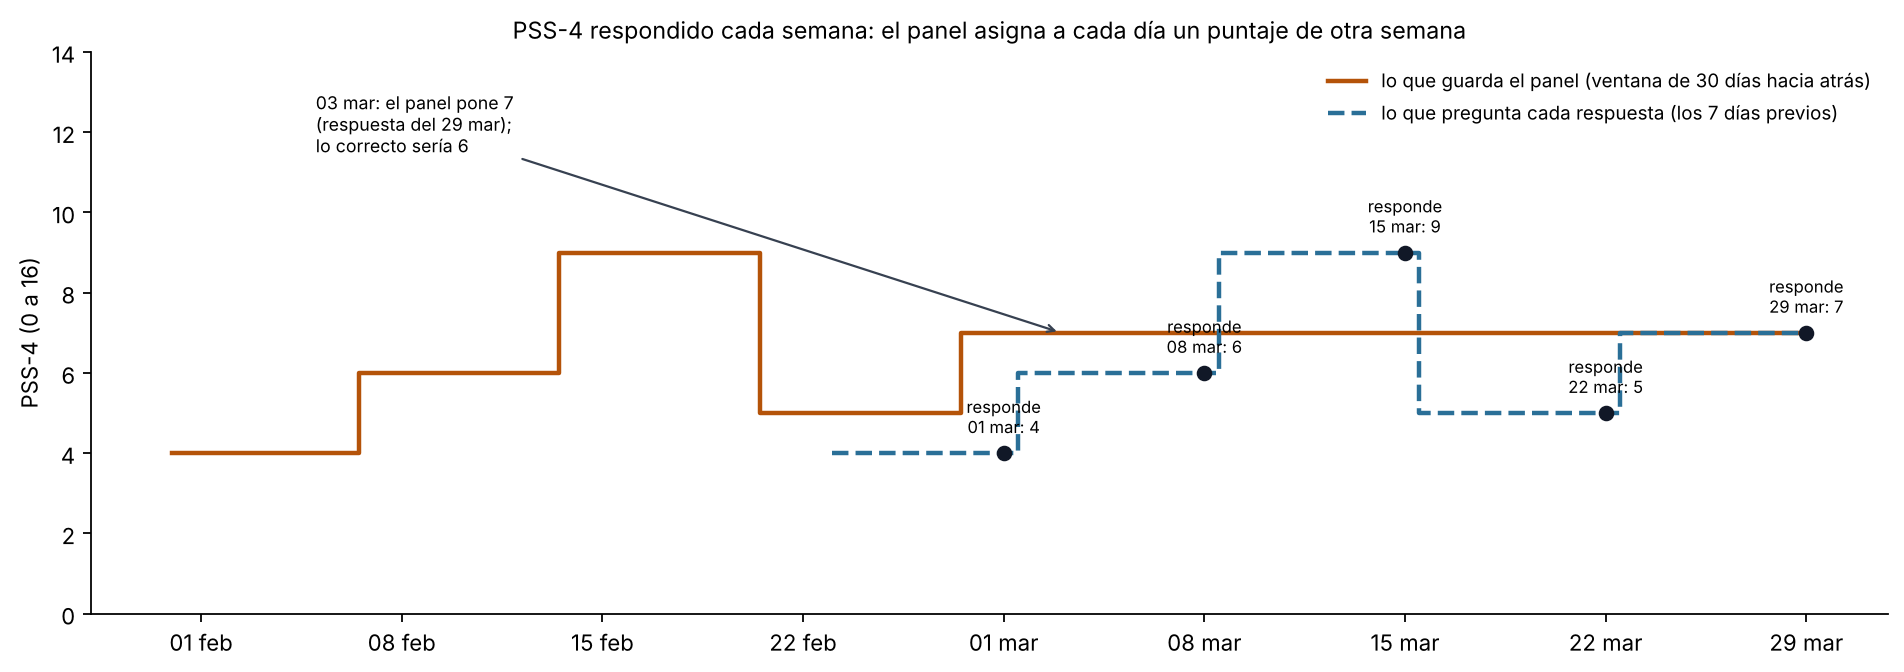

This chart was generated by the following Python code:
"""Figura 3.3 - A qué días asigna el panel el puntaje de un cuestionario (datos SINTÉTICOS).
Replica Dinamicas.kt («Cuestionarios»): cada respuesta se copia a su día y a los (ventana - 1) días ANTERIORES, con
ventana = 30 para PSS-4 y UCLA-3 y 14 para WHO-5; las respuestas se recorren de la más vieja a la más nueva y cada una
SOBRESCRIBE lo anterior. La app pregunta el PSS-4 por «los últimos 7 días» y lo pide cada 7 días.
Resultado: un día recibe el puntaje de la respuesta más nueva cuya ventana lo cubre, que suele haberse respondido
3-4 semanas después y preguntar por otra semana. Uso: python fig10_cuestionarios_ventana.py [salida.png]"""
import sys
import datetime as dt
import matplotlib
MESES = ["ene", "feb", "mar", "abr", "may", "jun", "jul", "ago", "sep", "oct", "nov", "dic"]
def fc(d): return f"{d.day:02d} {MESES[d.month - 1]}"
matplotlib.use("Agg")
import matplotlib.pyplot as plt

VENTANA, PERIODO = 30, 7
d0 = dt.date(2026, 3, 1)
resp = [(d0 + dt.timedelta(days=7 * k), v) for k, v in enumerate([4, 6, 9, 5, 7])]   # cada lunes, puntajes 0-16

panel = {}
for f, v in sorted(resp):                                  # como pon(): el último en escribir gana
    for k in range(VENTANA):
        panel[f - dt.timedelta(days=k)] = (v, f)

def real(dia):
    """La respuesta cuyo periodo de 7 días incluye ese día (lo que el día «debería» tener)."""
    for f, v in resp:
        if f - dt.timedelta(days=PERIODO - 1) <= dia <= f: return v
    return None

dias = sorted(panel)
fig, ax = plt.subplots(figsize=(12, 4.3), dpi=160)
x = [(d - d0).days for d in dias]
ax.step(x, [panel[d][0] for d in dias], where="mid", color="#b45309", lw=2, label="lo que guarda el panel (ventana de 30 días hacia atrás)")
xr = [(d - d0).days for d in dias if real(d) is not None]
ax.step(xr, [real(d) for d in dias if real(d) is not None], where="mid", color="#2a6f97", lw=2, ls="--",
        label="lo que pregunta cada respuesta (los 7 días previos)")
for f, v in resp:
    ax.plot((f - d0).days, v, "o", color="#111827", ms=6); ax.text((f - d0).days, v + 0.5, f"responde\n{fc(f)}: {v}", ha="center", fontsize=7.5)
ejemplo = d0 + dt.timedelta(days=2)
ax.annotate(f"{fc(ejemplo)}: el panel pone {panel[ejemplo][0]}\n(respuesta del {fc(panel[ejemplo][1])});\nlo correcto sería {real(ejemplo)}",
            xy=((ejemplo - d0).days, panel[ejemplo][0]), xytext=(-24, 11.5), fontsize=8, arrowprops=dict(arrowstyle="->", color="#374151"))
ticks = list(range(-28, 30, 7))
ax.set_xticks(ticks); ax.set_xticklabels([fc(d0 + dt.timedelta(days=t)) for t in ticks])
ax.set_ylim(0, 14); ax.set_ylabel("PSS-4 (0 a 16)")
ax.legend(frameon=False, fontsize=8.5, loc="upper right")
for s in ["right", "top"]: ax.spines[s].set_visible(False)
ax.set_title("PSS-4 respondido cada semana: el panel asigna a cada día un puntaje de otra semana", fontsize=10.5)
fig.tight_layout()
fig.savefig(sys.argv[1] if len(sys.argv) > 1 else "fig10_cuestionarios_ventana.png", bbox_inches="tight")
print(f"{ejemplo}: panel={panel[ejemplo]}, real={real(ejemplo)}")
